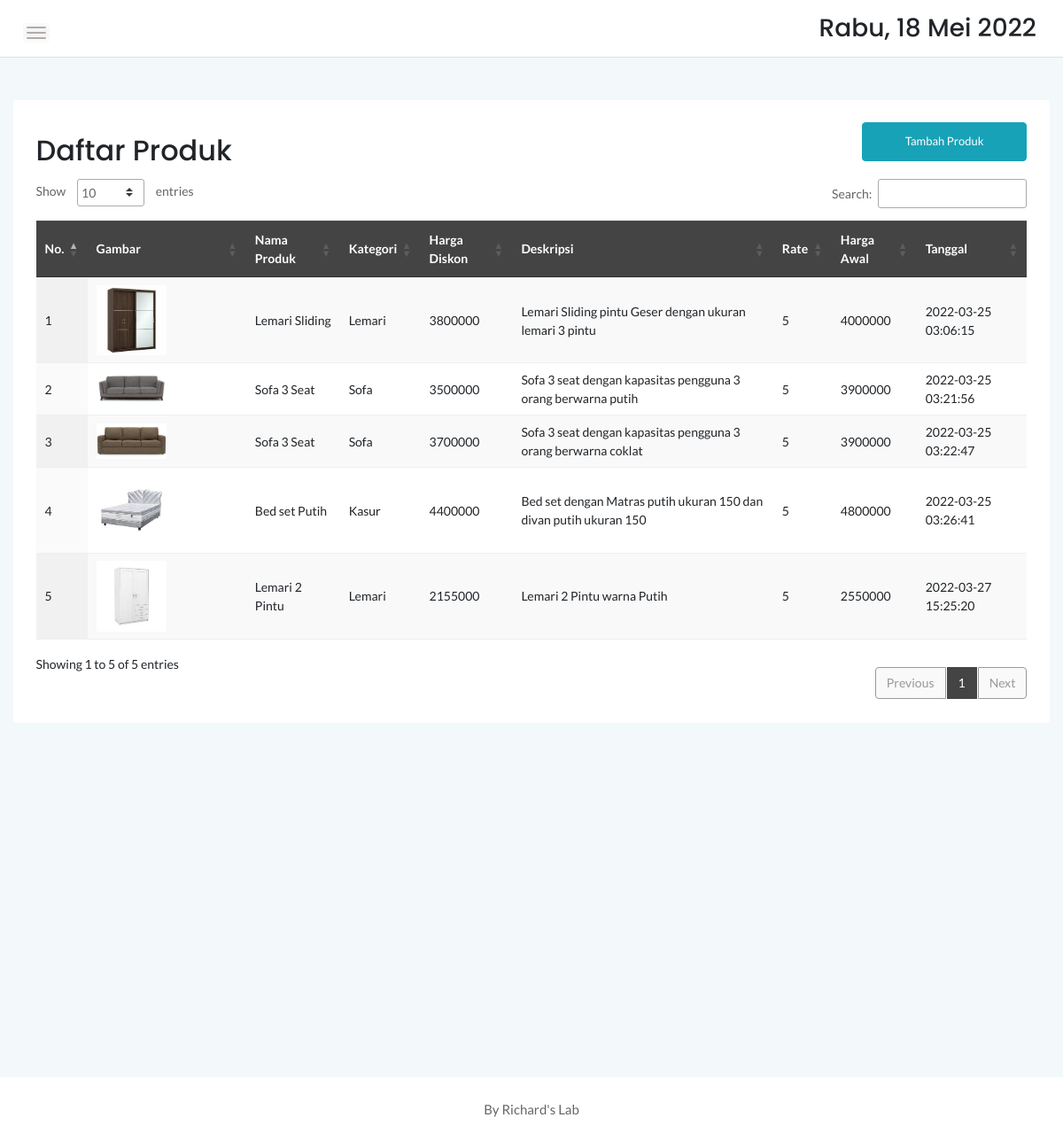
The app's page /admin/produk.php with its own data.
### tables this page shows
CREATE TABLE `produk` (
  `idproduk` int(11) NOT NULL,
  `idkategori` int(11) NOT NULL,
  `namaproduk` varchar(30) NOT NULL,
  `gambar` varchar(100) NOT NULL,
  `deskripsi` varchar(200) NOT NULL,
  `rate` int(11) NOT NULL,
  `hargabefore` int(11) NOT NULL,
  `hargaafter` int(11) NOT NULL,
  `tgldibuat` timestamp NOT NULL DEFAULT current_timestamp()
);

CREATE TABLE `kategori` (
  `idkategori` int(11) NOT NULL,
  `namakategori` varchar(20) NOT NULL,
  `tgldibuat` timestamp NOT NULL DEFAULT current_timestamp()
);

### admin/produk.php (the view, shortened to what this page needs)
<?php
	include '../dbconnect.php';
	?>
<!doctype html>
<html class="no-js" lang="en">
<head>
    <link rel="stylesheet" href="assets/css/bootstrap.min.css">
    <link rel="stylesheet" href="assets/css/font-awesome.min.css">
    <link rel="stylesheet" href="assets/css/themify-icons.css">
    <link rel="stylesheet" href="assets/css/metisMenu.css">
    <link rel="stylesheet" href="assets/css/owl.carousel.min.css">
    <link rel="stylesheet" href="assets/css/slicknav.min.css">
    <link rel="stylesheet" href="https://www.amcharts.com/lib/3/plugins/export/export.css" type="text/css" media="all" />
	<link rel="stylesheet" type="text/css" href="https://cdn.datatables.net/1.10.20/css/jquery.dataTables.min.css">
    <link rel="stylesheet" type="text/css" href="https://cdn.datatables.net/1.10.20/css/jquery.dataTables.css">
    <link rel="stylesheet" type="text/css" href="https://cdn.datatables.net/1.10.20/css/dataTables.bootstrap4.min.css">
    <link rel="stylesheet" type="text/css" href="https://cdn.datatables.net/responsive/2.2.3/css/responsive.bootstrap.min.css">
    <link rel="stylesheet" type="text/css" href="https://cdn.datatables.net/responsive/2.2.3/css/responsive.jqueryui.min.css">
	<link rel="stylesheet" type="text/css" href="https://cdn.datatables.net/buttons/1.5.2/css/buttons.dataTables.min.css">
    <link rel="stylesheet" href="assets/css/typography.css">
    <link rel="stylesheet" href="assets/css/default-css.css">
    <link rel="stylesheet" href="assets/css/styles.css">
    <link rel="stylesheet" href="assets/css/responsive.css">
</head>
<body>
    <div class="page-container">
        <div class="main-content">
            <div class="header-area">
                <div class="row align-items-center">
                    <div class="col-md-6 col-sm-8 clearfix">
                        <div class="nav-btn pull-left">
                            <span></span>
                            <span></span>
                            <span></span>
                        </div>
                    </div>
                    <div class="col-md-6 col-sm-4 clearfix">
                        <ul class="notification-area pull-right">
                            <li><h3><div class="date">
						</b></div></h3>
						</li>
                        </ul>
                    </div>
                </div>
            </div>
            <div class="main-content-inner">
                <div class="row mt-5 mb-5">
                    <div class="col-12">
                        <div class="card">
                            <div class="card-body">
                                <div class="d-sm-flex justify-content-between align-items-center">
									<h2>Daftar Produk</h2>
									<button style="margin-bottom:20px" data-toggle="modal" data-target="#myModal" class="btn btn-info col-md-2">Tambah Produk</button>
                                </div>
                                    <div class="data-tables datatable-dark">
										 <table id="dataTable3" class="display" style="width:100%"><thead class="thead-dark">
											<tr>
												<th>No.</th>
												<th>Gambar</th>
												<th>Nama Produk</th>
												<th>Kategori</th>
												<th>Harga Diskon</th>
												<th>Deskripsi</th>
												<th>Rate</th>
												<th>Harga Awal</th>
												<th>Tanggal</th>
											</tr></thead><tbody>
											<?php
											$brgs=mysqli_query($conn,"SELECT * from kategori k, produk p where k.idkategori=p.idkategori order by idproduk ASC");
											$no=1;
											while($p=mysqli_fetch_array($brgs)){
												?>
												<tr>
													<td><?php echo $no++ ?></td>
													<td><img src="../<?php echo $p['gambar'] ?>" width="50%"\></td>
													<td><?php echo $p['namaproduk'] ?></td>
													<td><?php echo $p['namakategori'] ?></td>
													<td><?php echo $p['hargaafter'] ?></td>
													<td><?php echo $p['deskripsi'] ?></td>
													<td><?php echo $p['rate'] ?></td>
													<td><?php echo $p['hargabefore'] ?></td>
													<td><?php echo $p['tgldibuat'] ?></td>
												</tr>
												<?php
											}
											?>
										</tbody>
										</table>
                                    </div>
								 </div>
                            </div>
                        </div>
                    </div>
                </div>
            </div>
        </div>
        <footer>
            <div class="footer-area">
                <p>By Richard's Lab</p>
            </div>
        </footer>
</body>
</html>

### admin/assets/css/styles.css (style rules this page uses)
.page-container { width: 100%; height: 100%; min-height: 100vh; padding-left: 280px; -webkit-transition: padding-left 0.3s ease 0s; transition: padding-left 0.3s ease 0s; }
.card { border: none; border-radius: 4px; background-color: #fff; -webkit-transition: all 0.3s ease 0s; transition: all 0.3s ease 0s; }
.card-body { padding: 25.6px; padding: 1.6rem; }
.main-content { width: 100%; background: #F3F8FB; }
.main-content-inner { padding: 0 30px 50px; }
.header-area { padding: 15px 30px; background: #fff; border-bottom: 1px solid #d8e3e7; }
.nav-btn { margin-right: 30px; margin-top: 10px; cursor: pointer; }
.nav-btn span { display: block; width: 22px; height: 2px; background: #b3aaaa; margin: 4px 0; border-radius: 15px; -webkit-transition: all 0.3s ease 0s; transition: all 0.3s ease 0s; box-shadow: 0 0 0 4px rgba(99, 96, 96, 0.03); }
.notification-area { -webkit-user-select: none; -moz-user-select: none; -ms-user-select: none; user-select: none; position: relative; z-index: 1; }
.notification-area li { display: inline-block; margin-left: 20px; cursor: pointer; -webkit-user-select: none; -moz-user-select: none; -ms-user-select: none; user-select: none; }
.footer-area { text-align: center; padding: 23px 0 19px; background: #fff; }
.footer-area p { color: #676666; margin-bottom: 0; }
.btn { padding: 11px 17px; font-size: 13px; letter-spacing: 0; }
table tr th { border-bottom: none; }
table tr th, table tr td { border-top: 1px solid rgba(120, 130, 140, 0.13) !important; }
table.dataTable.no-footer { border-bottom: 1px solid rgba(120, 130, 140, 0.13) !important; }
table.dataTable thead th, table.dataTable thead td { border-bottom-color: transparent; }
.datatable-dark thead { background: #444; color: #fff; }

### admin/assets/css/responsive.css (style rules this page uses)
@media (min-width: 1200px) and (max-width: 1364px) { .main-content-inner { padding: 0 15px 50px; } }
@media (min-width: 1200px) and (max-width: 1364px) { .page-container, .sbar_collapsed.page-container { padding-left: 0; } }

### records on screen
produk: gambar (picture), namaproduk "Lemari Sliding", idkategori.namakategori "Lemari", hargaafter "3800000", deskripsi "Lemari Sliding pintu Geser dengan ukuran lemari 3 pintu", rate "5", hargabefore "4000000", tgldibuat "2022-03-25 03:06:15"
produk: gambar (picture), namaproduk "Sofa 3 Seat", idkategori.namakategori "Sofa", hargaafter "3500000", deskripsi "Sofa 3 seat dengan kapasitas pengguna 3 orang berwarna putih", rate "5", hargabefore "3900000", tgldibuat "2022-03-25 03:21:56"
produk: gambar (picture), namaproduk "Sofa 3 Seat", idkategori.namakategori "Sofa", hargaafter "3700000", deskripsi "Sofa 3 seat dengan kapasitas pengguna 3 orang berwarna coklat", rate "5", hargabefore "3900000", tgldibuat "2022-03-25 03:22:47"
produk: gambar (picture), namaproduk "Bed set Putih", idkategori.namakategori "Kasur", hargaafter "4400000", deskripsi "Bed set dengan Matras putih ukuran 150 dan divan putih ukuran 150", rate "5", hargabefore "4800000", tgldibuat "2022-03-25 03:26:41"
produk: gambar (picture), namaproduk "Lemari 2 Pintu", idkategori.namakategori "Lemari", hargaafter "2155000", deskripsi "Lemari 2 Pintu warna Putih", rate "5", hargabefore "2550000", tgldibuat "2022-03-27 15:25:20"
